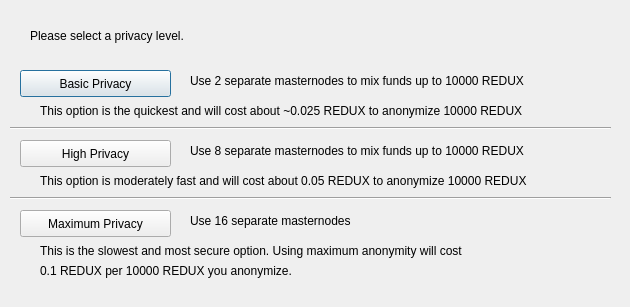
<?xml version="1.0" encoding="UTF-8"?>
<ui version="4.0">
 <class>ObfuscationConfig</class>
 <widget class="QDialog" name="ObfuscationConfig">
  <property name="geometry">
   <rect>
    <x>0</x>
    <y>0</y>
    <width>630</width>
    <height>307</height>
   </rect>
  </property>
  <property name="windowTitle">
   <string>Configure Obfuscation</string>
  </property>
  <widget class="QPushButton" name="buttonBasic">
   <property name="geometry">
    <rect>
     <x>20</x>
     <y>70</y>
     <width>151</width>
     <height>27</height>
    </rect>
   </property>
   <property name="text">
    <string>Basic Privacy</string>
   </property>
  </widget>
  <widget class="QPushButton" name="buttonHigh">
   <property name="geometry">
    <rect>
     <x>20</x>
     <y>140</y>
     <width>151</width>
     <height>27</height>
    </rect>
   </property>
   <property name="text">
    <string>High Privacy</string>
   </property>
  </widget>
  <widget class="QPushButton" name="buttonMax">
   <property name="geometry">
    <rect>
     <x>20</x>
     <y>210</y>
     <width>151</width>
     <height>27</height>
    </rect>
   </property>
   <property name="text">
    <string>Maximum Privacy</string>
   </property>
  </widget>
  <widget class="QLabel" name="label">
   <property name="geometry">
    <rect>
     <x>30</x>
     <y>20</y>
     <width>571</width>
     <height>31</height>
    </rect>
   </property>
   <property name="text">
    <string>Please select a privacy level.</string>
   </property>
  </widget>
  <widget class="QLabel" name="label_2">
   <property name="geometry">
    <rect>
     <x>190</x>
     <y>70</y>
     <width>421</width>
     <height>21</height>
    </rect>
   </property>
   <property name="text">
    <string>Use 2 separate masternodes to mix funds up to 10000 REDUX</string>
   </property>
  </widget>
  <widget class="QLabel" name="label_3">
   <property name="geometry">
    <rect>
     <x>190</x>
     <y>140</y>
     <width>411</width>
     <height>21</height>
    </rect>
   </property>
   <property name="text">
    <string>Use 8 separate masternodes to mix funds up to 10000 REDUX</string>
   </property>
  </widget>
  <widget class="QLabel" name="label_4">
   <property name="geometry">
    <rect>
     <x>190</x>
     <y>210</y>
     <width>421</width>
     <height>21</height>
    </rect>
   </property>
   <property name="text">
    <string>Use 16 separate masternodes</string>
   </property>
  </widget>
  <widget class="QLabel" name="label_6">
   <property name="geometry">
    <rect>
     <x>40</x>
     <y>100</y>
     <width>561</width>
     <height>21</height>
    </rect>
   </property>
   <property name="text">
    <string>This option is the quickest and will cost about ~0.025 REDUX to anonymize 10000 REDUX</string>
   </property>
  </widget>
  <widget class="QLabel" name="label_7">
   <property name="geometry">
    <rect>
     <x>40</x>
     <y>170</y>
     <width>561</width>
     <height>21</height>
    </rect>
   </property>
   <property name="text">
    <string>This option is moderately fast and will cost about 0.05 REDUX to anonymize 10000 REDUX</string>
   </property>
  </widget>
  <widget class="QLabel" name="label_8">
   <property name="geometry">
    <rect>
     <x>40</x>
     <y>240</y>
     <width>561</width>
     <height>21</height>
    </rect>
   </property>
   <property name="text">
    <string>This is the slowest and most secure option. Using maximum anonymity will cost</string>
   </property>
  </widget>
  <widget class="QLabel" name="label_9">
   <property name="geometry">
    <rect>
     <x>40</x>
     <y>260</y>
     <width>561</width>
     <height>21</height>
    </rect>
   </property>
   <property name="text">
    <string>0.1 REDUX per 10000 REDUX you anonymize.</string>
   </property>
  </widget>
  <widget class="Line" name="line">
   <property name="geometry">
    <rect>
     <x>10</x>
     <y>120</y>
     <width>601</width>
     <height>16</height>
    </rect>
   </property>
   <property name="orientation">
    <enum>Qt::Horizontal</enum>
   </property>
  </widget>
  <widget class="Line" name="line_2">
   <property name="geometry">
    <rect>
     <x>10</x>
     <y>190</y>
     <width>601</width>
     <height>16</height>
    </rect>
   </property>
   <property name="orientation">
    <enum>Qt::Horizontal</enum>
   </property>
  </widget>
 </widget>
 <resources/>
 <connections/>
</ui>
